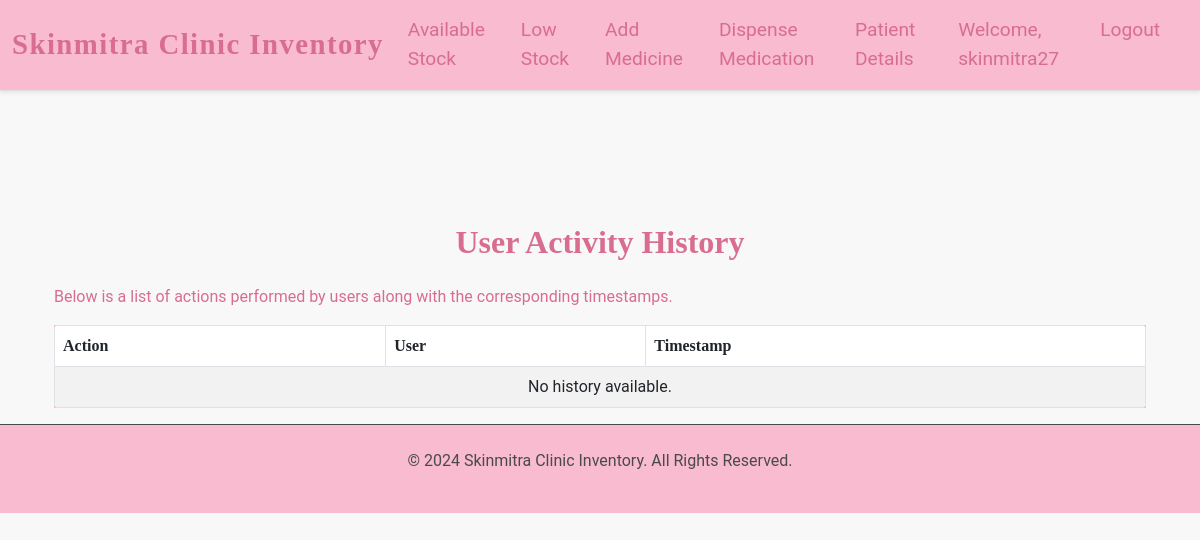
The page /history/ (signed in) on the database as committed earlier.
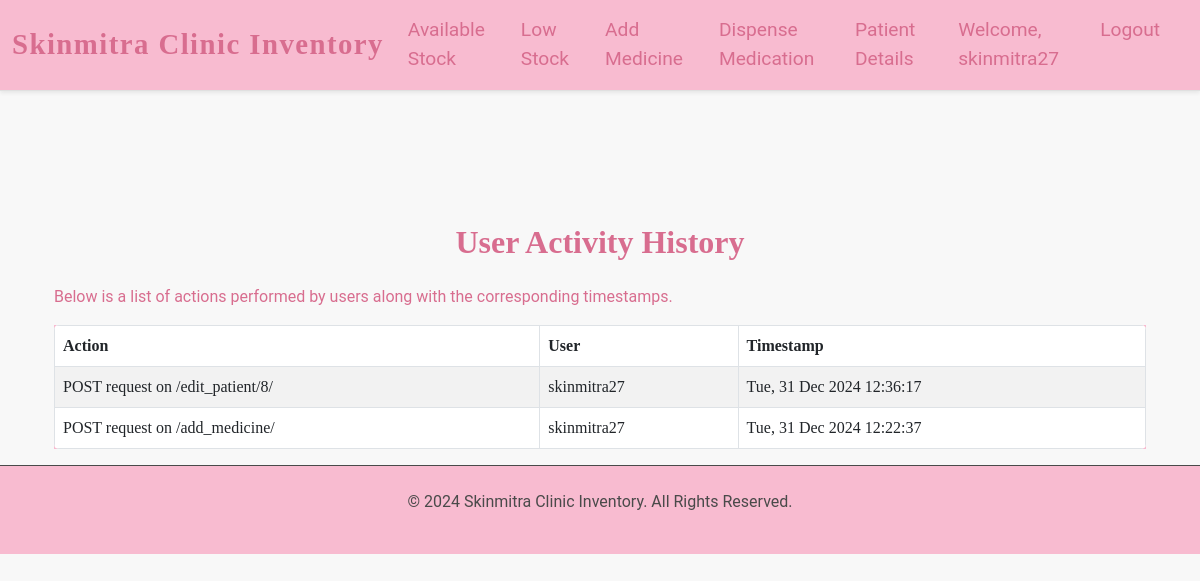
The same page on the database as committed later.
### inventory/models.py (models this page shows, shortened)
class History(models.Model):
    user = models.ForeignKey(User, on_delete=models.CASCADE)
    action = models.TextField()
    timestamp = models.DateTimeField(auto_now_add=True)

### inventory/views.py (the view)
# urls.py: path("history/", views.history_view, name="history"),
@login_required
def history_view(request):
    user_history = History.objects.filter(user=request.user).order_by("-timestamp")
    return render(request, "history.html", {"history": user_history})

### inventory/templates/history.html (shortened to what this page needs)
{% extends "base.html" %}
{% block content %}
<div class="container mt-5">
    <h3 class="history-heading text-primary mb-4">User Activity History</h3>
    <p class="lead-text">Below is a list of actions performed by users along with the corresponding timestamps.</p>
    <div class="table-heading">
        <table class="table table-striped table-bordered">
            <thead class="thead-dark">
                <tr>
                    <th>Action</th>
                    <th>User</th>
                    <th>Timestamp</th>
                </tr>
            </thead>
            <tbody>
                {% for record in history %}
                <tr>
                    <td>{{ record.action }}</td>
                    <td>{{ record.user.username }}</td>
                    <td>{{ record.timestamp|date:"D, d M Y H:i:s" }}</td>
                </tr>
                {% empty %}
                <tr>
                    <td colspan="3" class="lead-text text-center">No history available.</td>
                </tr>
                {% endfor %}
            </tbody>
        </table>
    </div>
</div>
{% endblock %}

### inventory/templates/base.html (shortened to what this page needs)
{% load static %}
<!DOCTYPE html>
<html lang="en">
<head>
    <link href="https://cdn.jsdelivr.net/npm/bootstrap@5.3.0/dist/css/bootstrap.min.css" rel="stylesheet">
    <link rel="stylesheet" href="{% static 'css/styles.css' %}">
</head>
<body>
    <nav class="navbar navbar-expand-lg navbar-light shadow-sm">
        <div class="container-fluid">
            <a class="navbar-brand" href="/">Skinmitra Clinic Inventory</a>
            <div class="collapse navbar-collapse" id="navbarNav">
                <ul class="navbar-nav ms-auto">
                    <li class="nav-item">
                        <a class="nav-link" href="/available_stock/">Available Stock</a>
                    </li>
                    <li class="nav-item">
                        <a class="nav-link" href="/low_stock/">Low Stock</a>
                    </li>
                    <li class="nav-item">
                        <a class="nav-link" href="/add_medicine/">Add Medicine</a>
                    </li>
                    <li class="nav-item">
                        <a class="nav-link" href="/dispense_medication/">Dispense Medication</a>
                    </li>
                    <li class="nav-item">
                        <a class="nav-link" href="/patient_details/">Patient Details</a>
                    </li>
                    {% if user.is_authenticated %}
                    <li class="nav-item">
                        <span class="nav-link user-info">Welcome, {{ user.username }}</span>
                    </li>
                    {% else %}
                    <li class="nav-item">
                        <a class="nav-link" href="/login/">Login</a>
                    </li>
                    {% endif %}
                    <li class="nav-item">
                        <a class="nav-link" href="/logout/">Logout</a>
                    </li>
                </ul>
            </div>
        </div>
    </nav>
    <div class="container mt-4">
        {% block content %}
        {% endblock %}
    </div>
    <footer class="text-center py-4">
        <p class="footer-text">&copy; 2024 Skinmitra Clinic Inventory. All Rights Reserved.</p>
    </footer>
</body>
</html>

### inventory/static/css/styles.css (style rules this page uses)
.navbar { background-color: #F8BBD0; border-bottom: 1px solid #E0E0E0; box-shadow: 0 2px 4px rgba(0, 0, 0, 0.1); }
.navbar-brand { font-size: 1.8rem; font-weight: bold; color: #D86D8F; font-family: 'Playfair Display', serif; letter-spacing: 0.05em; }
.navbar-nav .nav-link { font-size: 1.2rem; color: #D86D8F; font-family: 'Roboto', sans-serif; transition: color 0.3s ease; }
.navbar-nav .nav-item { margin-right: 20px; }
body { background-color: #F8F8F8; font-family: 'Roboto', sans-serif; font-size: 1rem; color: #4a4a4a; }
.container { padding-top: 30px; }
.table { background-color: #fff; border-radius: 5px; overflow: hidden; }
.table-heading { background-color: #F8BBD0; color: #333; font-family: 'Playfair Display', serif; }
.available-stock-heading, .low-stock-heading, .add-medicine-heading, .dispense-medication-heading, .patient-details-heading, .history-heading { color: #D86D8F !important; font-size: 2rem; font-weight: bold; font-family: 'Playfair Display', serif; margin-bottom: 20px; text-align: center; }
.lead-text, .text-center-custom { color: #D86D8F; font-size: 1rem; font-family: 'Roboto', sans-serif; }
footer { background-color: #F8BBD0; color: #4a4a4a; padding: 20px 0; text-align: center; font-size: 1rem; font-family: 'Roboto', sans-serif; border-top: 1px solid }

Rows that differ between the two databases and show on the page:
added History: action "POST request on /edit_patient/8/", user.username "skinmitra27", timestamp "Tue, 31 Dec 2024 12:36:17"
added History: action "POST request on /add_medicine/", user.username "skinmitra27", timestamp "Tue, 31 Dec 2024 12:22:37"
Other text that changed with them:
text no longer shown: "No history available."
